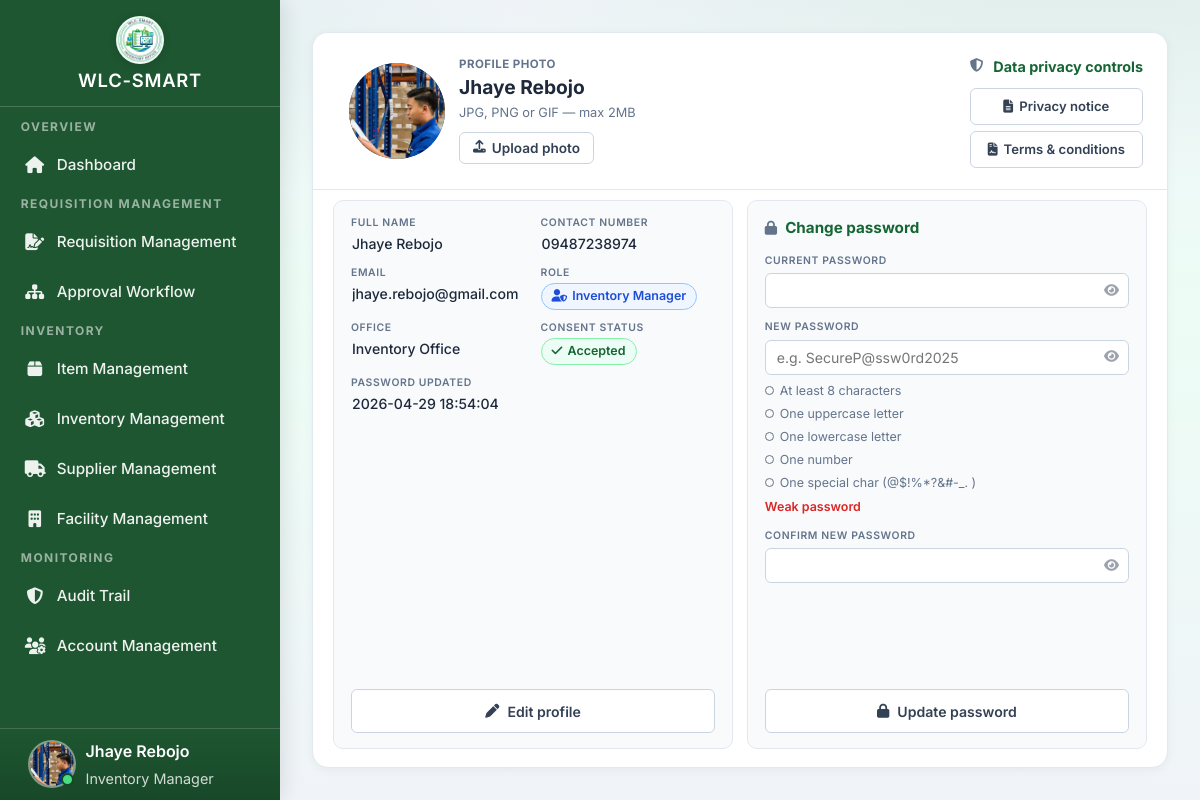
/public/pages/my_profile.php (signed in), run on the app's committed database.
### tables this page shows
CREATE TABLE `user` (
  `user_id` int(11) NOT NULL,
  `Email` varchar(191) NOT NULL COMMENT 'Login email (kept as Email for backward compatibility)',
  `password` varchar(255) NOT NULL COMMENT 'Store hashed password (bcrypt/argon2)',
  `role` enum('Inventory Manager','Dean','Laboratory Manager','Comptroller','President','Employee','User','GSD officer','Department') NOT NULL DEFAULT 'User',
  `failed_attempts` tinyint(3) UNSIGNED NOT NULL DEFAULT 0 COMMENT 'Failed login counter',
  `lock_time` datetime DEFAULT NULL COMMENT 'When account lock was triggered',
  `created_at` datetime NOT NULL DEFAULT current_timestamp() COMMENT 'Record creation timestamp',
  `updated_at` datetime NOT NULL DEFAULT current_timestamp() ON UPDATE current_timestamp() COMMENT 'Last profile/account update',
  `deleted_at` datetime DEFAULT NULL COMMENT 'Soft-delete timestamp',
  `office_id` int(11) DEFAULT NULL,
  `photo_url` varchar(500) DEFAULT NULL COMMENT 'Profile photo URL/path',
  `full_name` varchar(150) DEFAULT NULL COMMENT 'User full name for profile/UI',
  `abbreviation` varchar(20) DEFAULT NULL,
  `contact_number` varchar(20) DEFAULT NULL COMMENT 'Mobile/telephone number',
  `has_consented` tinyint(1) NOT NULL DEFAULT 0 COMMENT 'Accepted Privacy Notice + T&C',
  `consent_version` varchar(10) DEFAULT NULL COMMENT 'Policy version accepted (e.g., 2026-01)',
  `consent_date` datetime DEFAULT NULL COMMENT 'When consent was given',
  `last_login` datetime DEFAULT NULL COMMENT 'Most recent successful login',
  `account_status` enum('active','disabled','locked') NOT NULL DEFAULT 'active' COMMENT 'Account lifecycle state',
  `password_updated_at` datetime DEFAULT NULL COMMENT 'Last password change date',
  `remember_token` varchar(255) DEFAULT NULL COMMENT 'Persistent-login/session token hash',
  `department_type` enum('Administrative','Academic','Executive','') DEFAULT NULL
);

CREATE TABLE `offices` (
  `office_id` int(11) NOT NULL,
  `office_name` varchar(100) NOT NULL,
  `type` enum('Academics','Administrative','Executive') NOT NULL,
  `photo_url` varchar(255) DEFAULT NULL,
  `default_lab_manager_user_id` int(11) DEFAULT NULL
);

### public/pages/my_profile.php (the view, shortened to what the rows shown need)
<?php
require_once __DIR__ . '/partials/session_access_guard.php';
require_once __DIR__ . '/../../app/view_models/my_profile_page.php';
$db = Database::connect();
extract(
    my_profile_page_view_model($db, (int)$_SESSION['user_id']),
    EXTR_SKIP
);
?>
<!DOCTYPE html>
<html lang="en">
<head>
  <link rel="stylesheet" href="../assets/css/dashboard.css?v=wlc33">
  <link rel="stylesheet" href="../assets/css/loading.css">
  <link rel="stylesheet" href="https://cdnjs.cloudflare.com/ajax/libs/font-awesome/6.5.0/css/all.min.css">
  <link rel="stylesheet" href="../assets/css/my_profile.css?v=wlc6">
</head>
<body id="myProfilePage"
      data-api-url="../../app/api/my_profile.php">
  <?php
  $roleLc = strtolower(trim((string)($sidebarUser['role'] ?? '')));
  if (in_array($roleLc, ['inventory manager', 'inventory_manager'], true)) {
      $imActivePage = 'my_profile.php';
      require __DIR__ . '/partials/inventory_manager_sidebar.php';
  }
  ?>
  <main class="main-content">
    <div class="profile-wrap">
      <div class="profile-card profile-card--unified">
        <header class="profile-card-header">
          <div class="profile-header-main">
            <div class="profile-header-media">
              <div class="photo-preview" id="photoPreviewWrap">
                <img id="profilePhotoImg" alt="Profile Photo" style="<?php echo $initialPhotoUrl !== '' ? '' : 'display:none;'; ?>" src="<?php echo $initialPhotoUrl !== '' ? '../' . htmlspecialchars($initialPhotoUrl) : ''; ?>">
              </div>
              <div class="profile-header-details">
                <p class="profile-header-label">Profile Photo</p>
                <p class="profile-header-name" id="profileHeaderName"><?php echo htmlspecialchars($displayName); ?></p>
                <p class="profile-header-hint">JPG, PNG or GIF — max 2MB</p>
                <div class="photo-actions">
                  <button id="uploadPhotoBtn" type="button" class="profile-btn profile-btn-outline">
                  </button>
                </div>
              </div>
            </div>
            <div class="profile-header-privacy">
              <h2 class="profile-section-title profile-section-title--header profile-privacy-title">
                <i class="fas fa-shield-alt" aria-hidden="true"></i>
                Data privacy controls
              </h2>
            </div>
          </div>
        </header>
        <section class="profile-section profile-section--info">
          <div class="profile-info-split">
            <div class="profile-info-card profile-info-card--details">
                <div class="profile-grid profile-grid--fields">
                  <div class="profile-field">
                    <label class="profile-label" for="full_name">Full Name</label>
                    <input id="full_name" class="profile-input profile-input--display" type="text" value="<?php echo htmlspecialchars((string)($profileFallback['full_name'] ?? '')); ?>" disabled>
                  </div>
                  <div class="profile-field">
                    <label class="profile-label" for="contact_number">Contact Number</label>
                    <input id="contact_number" class="profile-input profile-input--display" type="tel" inputmode="numeric" maxlength="11" value="<?php echo htmlspecialchars((string)($profileFallback['contact_number'] ?? '')); ?>" disabled>
                  </div>
                  <div class="profile-field">
                    <label class="profile-label" for="email">Email</label>
                    <input id="email" class="profile-input profile-input--display" type="email" value="<?php echo htmlspecialchars($email); ?>" disabled placeholder="name@domain.com">
                  </div>
                  <div class="profile-field">
                    <span class="badge badge-role" id="role_badge">
                      <i class="fas fa-user-shield" aria-hidden="true"></i>
                      <span id="role_text"><?php echo htmlspecialchars((string)($sidebarUser['role'] ?? '')); ?></span>
                    </span>
                  </div>
                  <div class="profile-field">
                    <label class="profile-label" for="office">Office</label>
                    <input id="office" class="profile-input profile-input--display profile-readonly" readonly value="<?php echo htmlspecialchars((string)($profileFallback['office_name'] ?? '')); ?>">
                  </div>
                  <div class="profile-field profile-field--full">
                    <label class="profile-label" for="password_updated_at">Password Updated</label>
                    <input id="password_updated_at" class="profile-input profile-input--display profile-readonly" readonly value="<?php echo htmlspecialchars((string)($profileFallback['password_updated_at'] ?? '')); ?>">
                  </div>
                </div>
            </div>
            <div class="profile-info-card profile-info-card--password">
                <h2 class="profile-section-title">
                  <i class="fas fa-lock" aria-hidden="true"></i>
                  Change password
                </h2>
            </div>
          </div>
        </section>
      </div>
    </div>
  </main>
</body>
</html>

### public/pages/partials/inventory_manager_sidebar.php (shortened to what the rows shown need)
<?php
$imUser = $user ?? $sidebarUser ?? [];
$imActivePage = isset($imActivePage) && is_string($imActivePage) && $imActivePage !== ''
    ? $imActivePage
    : basename((string)($_SERVER['SCRIPT_NAME'] ?? ''));
$imDisplayName = trim((string)($imUser['full_name'] ?? ''));
$imInitialSeed = $imDisplayName !== '' ? $imDisplayName : (string)($imUser['Email'] ?? 'U');
$imInitials = strtoupper(substr($imInitialSeed, 0, 1));
$imRoleLabel = ucfirst((string)($imUser['role'] ?? 'User'));
$imIsActive = static function (string $page) use ($imActivePage): string {
    return $page === $imActivePage ? ' active' : '';
};
?>
<aside class="sidebar" id="sidebar">
    <?php require __DIR__ . '/sidebar_brand_header.php'; ?>
    <nav>
        <ul class="sidebar-nav">
            <li class="sidebar-section">Overview</li>
            <li>
                <a href="dashboard.php" class="internal-link<?php echo $imIsActive('dashboard.php'); ?>">
                    <i class="fas fa-home"></i> <span>Dashboard</span>
                </a>
            </li>
            <li class="sidebar-section">Requisition Management</li>
            <li>
                <a href="requisition_management.php" class="internal-link<?php echo $imIsActive('requisition_management.php'); ?>" data-notification-key="inventory_review">
                    <i class="fas fa-file-signature"></i> <span>Requisition Management</span>
                </a>
            </li>
            <li>
                <a href="approval_workflow.php" class="internal-link<?php echo $imIsActive('approval_workflow.php'); ?>">
                    <i class="fas fa-sitemap"></i> <span>Approval Workflow</span>
                </a>
            </li>
            <li class="sidebar-section">Inventory</li>
            <li>
                <a href="item_management.php" class="internal-link<?php echo $imIsActive('item_management.php'); ?>">
                    <i class="fas fa-box"></i> <span>Item Management</span>
                </a>
            </li>
            <li>
                <a href="inventory_management.php" class="internal-link<?php echo $imIsActive('inventory_management.php'); ?>">
                    <i class="fas fa-cubes"></i> <span>Inventory Management</span>
                </a>
            </li>
            <li>
                <a href="supplier_management.php" class="internal-link<?php echo $imIsActive('supplier_management.php'); ?>">
                    <i class="fas fa-truck"></i> <span>Supplier Management</span>
                </a>
            </li>
            <li>
                <a href="facility_management.php" class="internal-link<?php echo $imIsActive('facility_management.php'); ?>">
                    <i class="fas fa-building"></i> <span>Facility Management</span>
                </a>
            </li>
            <li class="sidebar-section">Monitoring</li>
            <li>
                <a href="audit_trail.php" class="internal-link<?php echo $imIsActive('audit_trail.php'); ?>">
                    <i class="fas fa-shield-alt"></i> <span>Audit Trail</span>
                </a>
            </li>
            <li>
                <a href="account_management.php" class="internal-link<?php echo $imIsActive('account_management.php'); ?>">
                    <i class="fas fa-users-cog"></i> <span>Account Management</span>
                </a>
            </li>
        </ul>
    </nav>
    <div class="sidebar-footer">
        <div class="user-profile">
            <div class="user-avatar">
                <?php if (!empty($imUser['photo_url'])): ?>
                    <img src="../<?php echo htmlspecialchars((string)$imUser['photo_url']); ?>" alt="Profile Photo" class="user-avatar-img">
                <?php else: ?>
                    <div class="user-avatar-initials"><?php echo htmlspecialchars($imInitials); ?></div>
                <?php endif; ?>
                <span class="status-dot" title="Online" aria-label="Online"></span>
            </div>
            <div class="user-details">
                <h4><?php echo htmlspecialchars($imDisplayName); ?></h4>
                <p class="user-role"><?php echo htmlspecialchars($imRoleLabel); ?></p>
            </div>
        </div>
    </div>
</aside>

### data on the page
user: photo_url (picture), full_name "Jhaye Rebojo", role "Inventory Manager", contact_number "09487238974", Email "jhaye.rebojo@gmail.com", office.office_name "Inventory Office", password_updated_at "2026-04-29 18:54:04"
